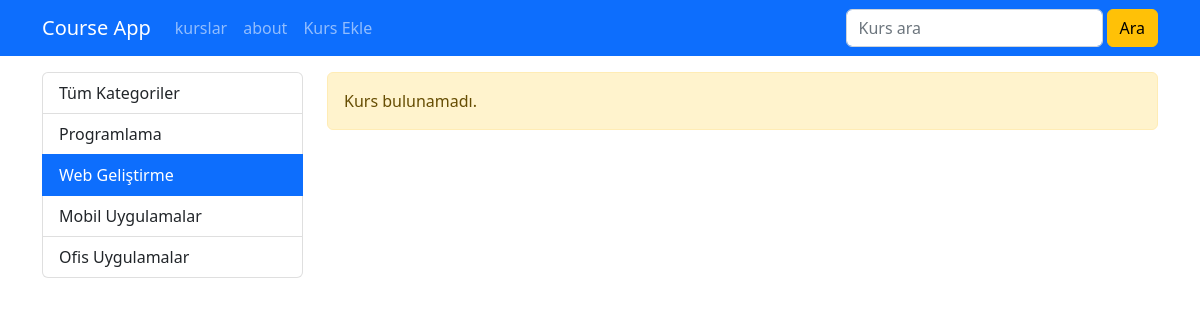
/kurs/kategori/web-gelistirme, run on an earlier commit of the app's database.
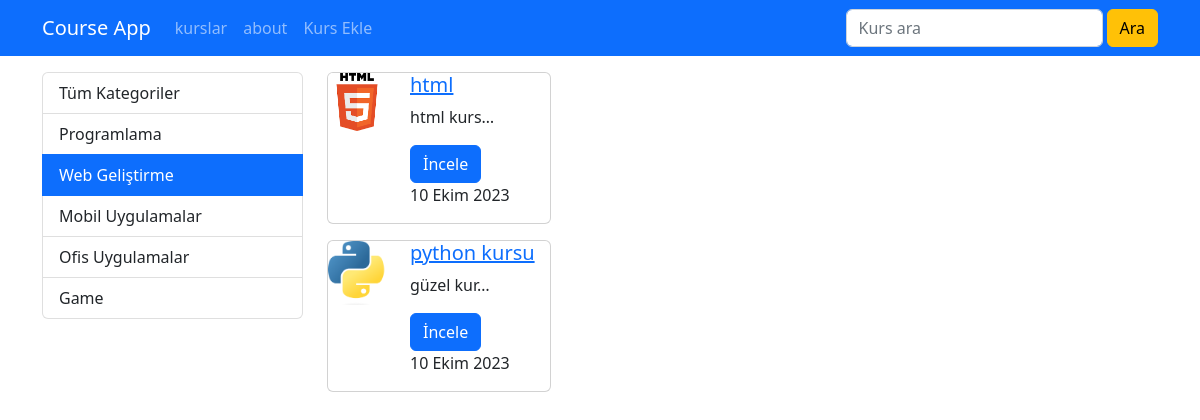
And on a later commit of the database.
### courses/models.py (models this page shows, shortened)
class Category(models.Model):
    name = models.CharField(max_length=40)
    slug = models.SlugField(default="", db_index=True, null= False, unique=True, max_length=50)

class course(models.Model):
    title = models.CharField(max_length=50)
    description = models.TextField()
    imageUrl = models.CharField(max_length=50, blank=False)
    date = models.DateField(auto_now=True)
    isActive = models.BooleanField(default=False)
    isHome = models.BooleanField(default=False)
    slug = models.SlugField(default="",blank=True,  null=False, unique=True, db_index=True)
    categories =models.ManyToManyField(Category)

### courses/views.py (the view)
# urls.py: path("kategori/<slug:slug>", views.getCoursesByCategory, name="courses_by"),
def getCoursesByCategory(request,slug):
        kurslar = course.objects.filter(categories__slug=slug, isActive=True).order_by("date")
        kategoriler = Category.objects.all()
        paginator = Paginator(kurslar, 2)
        page = request.GET.get('page', 1)
        page_obj = paginator.page(page)
        return render(request, 'courses/list.html', {
        'categories' : kategoriler,
        'courses' : page_obj,
        'selected_category' : slug
        })

### courses/templates/courses/list.html (shortened to what this page needs)
{% extends "layout.html" %}
{% load static %}
{% block body %}
<div class="container mt-3">
    <div class="row">
        <div class="col-3" >
          {% include "courses/partials/_category.html" %}
        </div>
        <div class="col-9">
        {% if courses|length == 0 %}
            <div class="alert alert-warning">Kurs bulunamadı.</div>
        {% endif %}
          {% for cours in courses %}
                  {% include "courses/partials/_course.html" %}
          {% endfor %}
          </div>
    </div>
</div>
{% endblock body %}

### courses/templates/courses/partials/_category.html
  <div class="list-group">
    <a href="/kurs" class="list-group-item list-group-item-action{% if selected_category is None %} active{% endif %}">Tüm Kategoriler</a>
    {% for categor in categories %}
       <a href="{% url 'courses_by' categor.slug %}" class="list-group-item list-group-item-action {% if selected_category == categor.slug %} active{% endif %}" >{{categor.name|title}}</a>
       {% endfor %}
 </div>

### courses/templates/courses/partials/_course.html (shortened to what this page needs)
{% load static %}
<div class="card mb-3" style="width: 14rem;">
    <div class="row">
        <div class="col-4 ">
            <img class="card-img-top" src="{% static 'courses/img/' %}{{ cours.imageUrl }}" alt="{{cours.title}}">
        </div>
        <div class="col-8 ">
          <h5 class="card-title">
              <a href="{% url 'course_details' cours.slug  %}">
                  {{cours.title}}
              </a>
          </h5>
          <p class="card-text">{{cours.description|truncatechars:10}}</p>
          <a href="{% url 'course_details' cours.slug %}" class="btn btn-primary">İncele</a>
          <p>{{cours.date}}</p>
        </div>
    </div>
  </div>

What changed in the data, as far as the page shows it:
added Category: name "Game"
now on this page (row edited): course: imageUrl (picture), title "html", description "html kurs…", date "10 Ekim 2023"
now on this page (row edited): course: imageUrl (picture), title "python kursu", description "güzel kur…", date "10 Ekim 2023"
Also different on the page:
text no longer shown: "Kurs bulunamadı."
